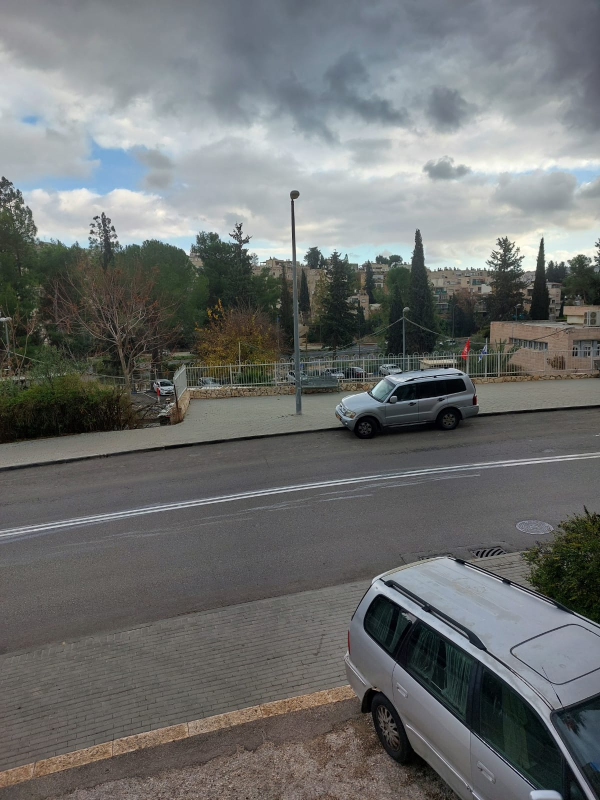
#> input picture imp_ex5/images/1.1.jpeg, 1200 x 1600 px (shown at 1/2 size)
$ python ex5.py
#> lines starting #> are read from the running program, lines starting #| are printed output that depends on the picture
import cv2 as cv
from matplotlib import pyplot as plt
import numpy as np


def image_stitch(images, lowe_ratio=0.75, max_Threshold=4.0,match_status=False):

    #detect the features and keypoints from SIFT
    (imageB, imageA) = images
    (KeypointsA, features_of_A) = Detect_Feature_And_KeyPoints(imageA)
    (KeypointsB, features_of_B) = Detect_Feature_And_KeyPoints(imageB)

    #got the valid matched points
    Values = matchKeypoints(KeypointsA, KeypointsB,features_of_A, features_of_B, lowe_ratio, max_Threshold)

    if Values is None:
        return None

    #to get perspective of image using computed homography
    (matches, Homography, status) = Values
    result_image = getwarp_perspective(imageA,imageB,Homography)
    result_image[0:imageB.shape[0], 0:imageB.shape[1]] = imageB

    # check to see if the keypoint matches should be visualized
    if match_status:
        vis = draw_Matches(imageA, imageB, KeypointsA, KeypointsB, matches,status)

        return (result_image, vis)

    return result_image

def getwarp_perspective(imageA,imageB,Homography):
    val = imageA.shape[1] + imageB.shape[1]
    result_image = cv.warpPerspective(imageA, Homography, (val , imageA.shape[0]))

    return result_image

def Detect_Feature_And_KeyPoints(image):
    gray = cv.cvtColor(image, cv.COLOR_BGR2GRAY)

    # detect and extract features from the image
    descriptors = cv.xfeatures2d.SIFT_create()
    (Keypoints, features) = descriptors.detectAndCompute(image, None)

    Keypoints = np.float32([i.pt for i in Keypoints])
    return (Keypoints, features)

def get_Allpossible_Match(featuresA,featuresB):

    # compute the all matches using euclidean distance and opencv provide
    #DescriptorMatcher_create() function for that
    match_instance = cv.DescriptorMatcher_create("BruteForce")
    All_Matches = match_instance.knnMatch(featuresA, featuresB, 2)

    return All_Matches

def All_validmatches(AllMatches,lowe_ratio):
    #to get all valid matches according to lowe concept..
    valid_matches = []

    for val in AllMatches:
        if len(val) == 2 and val[0].distance < val[1].distance * lowe_ratio:
            valid_matches.append((val[0].trainIdx, val[0].queryIdx))

    return valid_matches

def Compute_Homography(pointsA,pointsB,max_Threshold):
    #to compute homography using points in both images

    (H, status) = cv.findHomography(pointsA, pointsB, cv.RANSAC, max_Threshold)
    return (H,status)

def matchKeypoints( KeypointsA, KeypointsB, featuresA, featuresB,lowe_ratio, max_Threshold):

    AllMatches = get_Allpossible_Match(featuresA,featuresB)
    valid_matches = All_validmatches(AllMatches,lowe_ratio)

    if len(valid_matches) > 4:
        # construct the two sets of points
        pointsA = np.float32([KeypointsA[i] for (_,i) in valid_matches])
        pointsB = np.float32([KeypointsB[i] for (i,_) in valid_matches])

        (Homograpgy, status) = Compute_Homography(pointsA, pointsB, max_Threshold)

        return (valid_matches, Homograpgy, status)
    else:
        return None

def get_image_dimension(image):
    (h,w) = image.shape[:2]
    return (h,w)

def get_points(imageA,imageB):

    (hA, wA) = get_image_dimension(imageA)
    (hB, wB) = get_image_dimension(imageB)
    vis = np.zeros((max(hA, hB), wA + wB, 3), dtype="uint8")
    vis[0:hA, 0:wA] = imageA
    vis[0:hB, wA:] = imageB

    return vis


def draw_Matches(imageA, imageB, KeypointsA, KeypointsB, matches, status):

    (hA,wA) = get_image_dimension(imageA)
    vis = get_points(imageA,imageB)

    # loop over the matches
    for ((trainIdx, queryIdx), s) in zip(matches, status):
        if s == 1:
            ptA = (int(KeypointsA[queryIdx][0]), int(KeypointsA[queryIdx][1]))
            ptB = (int(KeypointsB[trainIdx][0]) + wA, int(KeypointsB[trainIdx][1]))
            cv.line(vis, ptA, ptB, (0, 255, 0), 1)

        return vis


if __name__ == "__main__":

    print("\n\nOption 1: View from a window (4 images, best results)\n\nOption 2: Catan game (3 images, good results)\n\nOption 3: Teddy bear (2 images, bad results)")
    op = input ("\nchoose option number:")
#> the answer given: 1

    if op == "1":
        img1 = cv.imread("images/1.1.jpeg")
#> img1 is the input picture: shape (1600, 1200, 3); mean B, G, R 111.4, 112.2, 109.7
        img2 = cv.imread("images/1.2.jpeg")
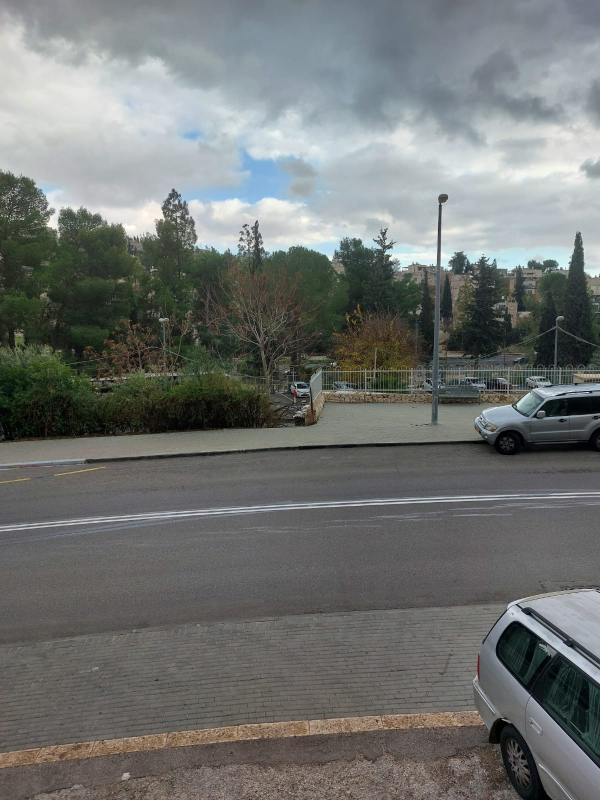
#> input picture imp_ex5/images/1.2.jpeg, 1200 x 1600 px (shown at 1/2 size)
#> img2 is the input picture: shape (1600, 1200, 3); mean B, G, R 113.1, 115.2, 112.2
        img3 = cv.imread("images/1.3.jpeg")
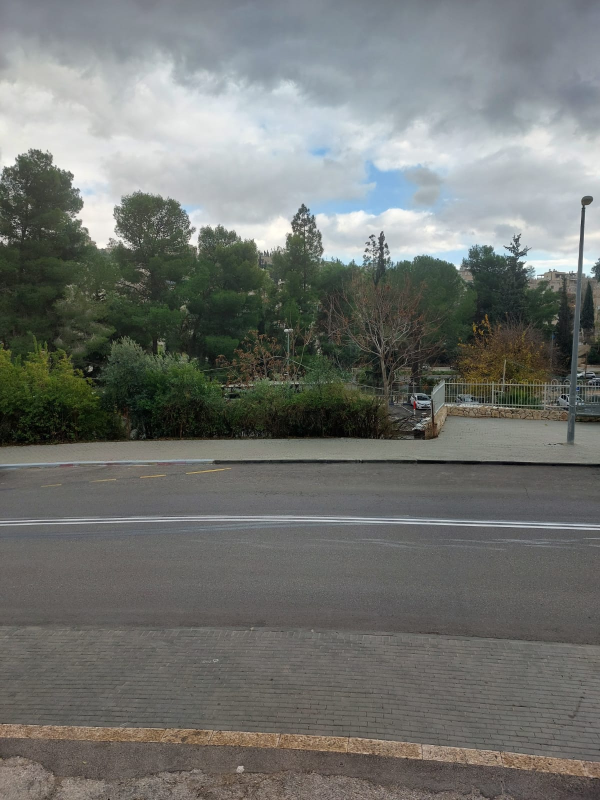
#> input picture imp_ex5/images/1.3.jpeg, 1200 x 1600 px (shown at 1/2 size)
#> img3 is the input picture: shape (1600, 1200, 3); mean B, G, R 112.4, 116.1, 113.6
        img4 = cv.imread("images/1.4.jpeg")
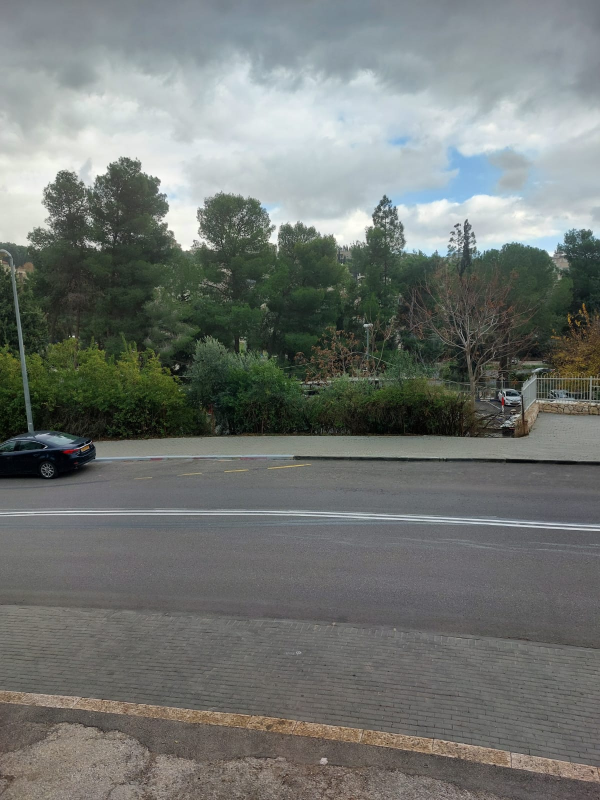
#> input picture imp_ex5/images/1.4.jpeg, 1200 x 1600 px (shown at 1/2 size)
#> img4 is the input picture: shape (1600, 1200, 3); mean B, G, R 114.7, 118.3, 113.8

        img1 = cv.resize(img1, (0, 0), None, 0.7, 0.7)
#> img1: shape (1120, 840, 3)
        img2 = cv.resize(img2, (0, 0), None, 0.7, 0.7)
#> img2: shape (1120, 840, 3)
        img3 = cv.resize(img3, (0, 0), None, 0.7, 0.7)
#> img3: shape (1120, 840, 3)
        img4 = cv.resize(img4, (0, 0), None, 0.7, 0.7)
#> img4: shape (1120, 840, 3)

        (result, matched_points) = image_stitch([img2, img1], match_status=True)
#> in Detect_Feature_And_KeyPoints, `(Keypoints, features) = descriptors.detectAndCompute(image, None)`: Keypoints = 2574 keypoints; strongest (x, y, size): (609, 527, 2.3), (759, 336, 3.1), (765, 371, 4), (712, 377, 2.5)
#> in Detect_Feature_And_KeyPoints, `Keypoints = np.float32([i.pt for i in Keypoints])`: Keypoints = 2574 pairs, first value 2.4 to 837, second value 116.9 to 1115.9
#> in image_stitch, `(KeypointsA, features_of_A) = Detect_Feature_And_KeyPoints(imageA)`: KeypointsA has the same summary as Keypoints in Detect_Feature_And_KeyPoints
#> in Detect_Feature_And_KeyPoints (call 2), `(Keypoints, features) = descriptors.detectAndCompute(image, None)`: Keypoints = 2382 keypoints; strongest (x, y, size): (74, 313, 12.3), (739, 856, 8.5), (620, 277, 8.4), (789, 552, 2.8)
#> in image_stitch, `(KeypointsB, features_of_B) = Detect_Feature_And_KeyPoints(imageB)`: KeypointsB = 2382 pairs, first value 2.59 to 836.9, second value 67.62 to 1117.1
#> in get_Allpossible_Match, `All_Matches = match_instance.knnMatch(featuresA, featuresB, 2)`: All_Matches = 2574 matches
#> after the loop in All_validmatches, `for val in AllMatches:`: valid_matches = 699 pairs, first value 167 to 2365, second value 9 to 2528
#> in matchKeypoints, `pointsA = np.float32([KeypointsA[i] for (_,i) in valid_matches])`: pointsA = 699 pairs, first value 4.49 to 824.2, second value 141.8 to 1113.3
#> in matchKeypoints, `pointsB = np.float32([KeypointsB[i] for (i,_) in valid_matches])`: pointsB = 699 pairs, first value 66.72 to 832.5, second value 150.2 to 1114.1
#> in Compute_Homography, `(H, status) = cv.findHomography(pointsA, pointsB, cv.RANSAC, max_Thres..`: H = [[0.785, -0.0431, 239.6], [-0.0992, 0.915, 39.18], [-0.00026, -1.04e-06, 1]]; status = 699 values, max 1 at index 1, min 0 at index 0, mean 0.923
#> in matchKeypoints, `(Homograpgy, status) = Compute_Homography(pointsA, pointsB, max_Thresh..`: Homograpgy has the same summary as H in Compute_Homography
#> in image_stitch, `(matches, Homography, status) = Values`: matches has the same summary as valid_matches in All_validmatches; Homography has the same summary as H in Compute_Homography
#> in draw_Matches, `(hA,wA) = get_image_dimension(imageA)`: hA = 1120; wA = 840
#> in get_points, `(hA, wA) = get_image_dimension(imageA)`: hA = 1120; wA = 840
#> in get_points, `(hB, wB) = get_image_dimension(imageB)`: hB = 1120; wB = 840
#> the loop in draw_Matches, `for ((trainIdx, queryIdx), s) in zip(matches, status):` made 1 pass
#> (trainIdx, queryIdx, s) on pass 1: (607, 9, [0])
        (result, matched_points) = image_stitch([img3, result], match_status=True)
#> in Detect_Feature_And_KeyPoints (call 3), `(Keypoints, features) = descriptors.detectAndCompute(image, None)`: Keypoints = 3717 keypoints; strongest (x, y, size): (1089, 336, 61.8), (74, 313, 12.3), (739, 856, 8.5), (1028, 378, 5.1)
#> in Detect_Feature_And_KeyPoints (call 4), `(Keypoints, features) = descriptors.detectAndCompute(image, None)`: Keypoints = 2168 keypoints; strongest (x, y, size): (139, 314, 40.8), (271, 338, 10.8), (821, 281, 9.4), (725, 366, 2.1)
#> in get_Allpossible_Match (call 2), `All_Matches = match_instance.knnMatch(featuresA, featuresB, 2)`: All_Matches = 3717 matches
#> in draw_Matches (call 2), `(hA,wA) = get_image_dimension(imageA)`: wA = 1680
#> the loop in draw_Matches (call 2), `for ((trainIdx, queryIdx), s) in zip(matches, status):` made 1 pass
#> (trainIdx, queryIdx, s, ptA, ptB) on pass 1: (549, 16, [1], (9, 270), (1898, 300))
#> after the loop in draw_Matches (call 2), `for ((trainIdx, queryIdx), s) in zip(matches, status):`:
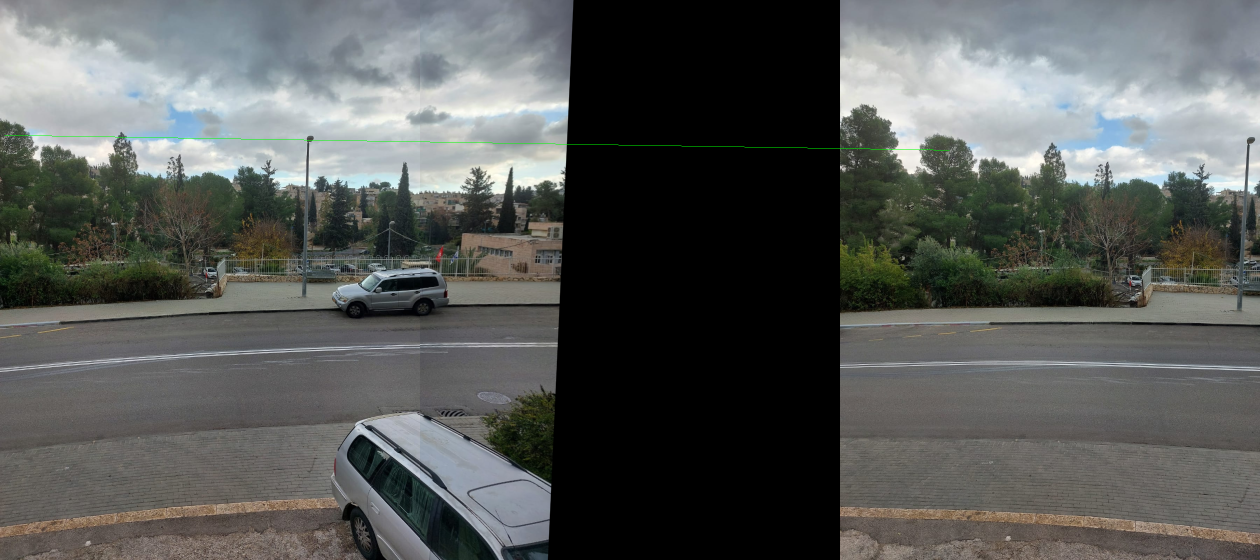
#> vis: shape (1120, 2520, 3) (shown at 1/2 size); mean B, G, R 88.6, 90.7, 88.3
        (result, matched_points) = image_stitch([img4, result], match_status=True)
#> call 3 of image_stitch, with lowe_ratio = 0.75, max_Threshold = 4, match_status = True
#> in Detect_Feature_And_KeyPoints (call 5), `(Keypoints, features) = descriptors.detectAndCompute(image, None)`: Keypoints = 4739 keypoints; strongest (x, y, size): (1487, 319, 75.7), (139, 314, 40.8), (271, 338, 10.8), (952, 926, 9.8)
#> in image_stitch (call 3), `(KeypointsA, features_of_A) = Detect_Feature_And_KeyPoints(imageA)`: KeypointsA = 4739 pairs, first value 3.59 to 1611.6, second value 81.05 to 1117.2
#> in Detect_Feature_And_KeyPoints (call 6), `(Keypoints, features) = descriptors.detectAndCompute(image, None)`: Keypoints = 2552 keypoints; strongest (x, y, size): (103, 471, 2), (258, 318, 38.6), (383, 335, 10.7), (488, 322, 36.5)
#> in image_stitch (call 3), `(KeypointsB, features_of_B) = Detect_Feature_And_KeyPoints(imageB)`: KeypointsB = 2552 pairs, first value 2.54 to 836.5, second value 93.14 to 1116.3
#> in get_Allpossible_Match (call 3), `All_Matches = match_instance.knnMatch(featuresA, featuresB, 2)`: All_Matches = 4739 matches
#> in image_stitch (call 3), `(matches, Homography, status) = Values`: matches = 787 pairs, first value 9 to 2549, second value 2 to 4736; Homography = [[0.868, 0.018, 126.2], [-0.105, 0.967, 22.76], [-0.000181, 2.53e-05, 1]]; status = 787 values, max 1 at index 0, min 0 at index 34, mean 0.942
#> in image_stitch (call 3), `result_image[0:imageB.shape[0], 0:imageB.shape[1]] = imageB`:
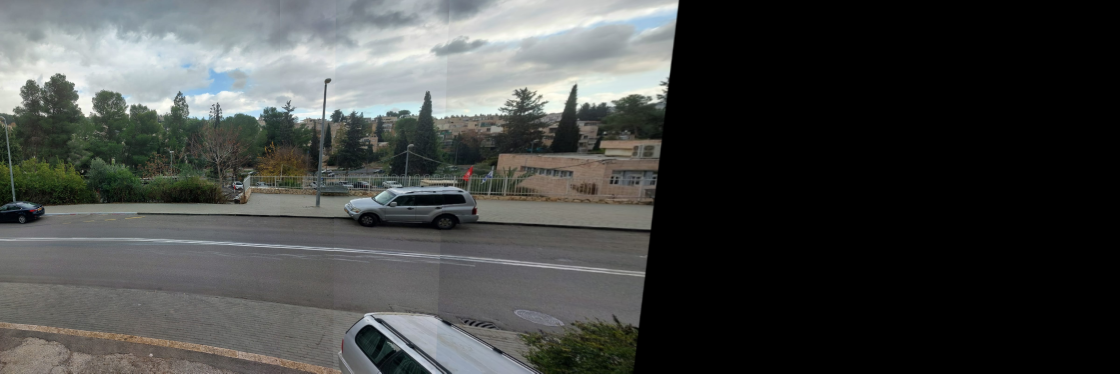
#> result_image: shape (1120, 3360, 3) (shown at 1/3 size); mean B, G, R 68.9, 70.4, 68.3
#> in draw_Matches (call 3), `(hA,wA) = get_image_dimension(imageA)`: wA = 2520
#> the loop in draw_Matches (call 3), `for ((trainIdx, queryIdx), s) in zip(matches, status):` made 1 pass
#> (trainIdx, queryIdx, s, ptA, ptB) on pass 1: (468, 2, [1], (3, 234), (2654, 246))
#> after the loop in draw_Matches (call 3), `for ((trainIdx, queryIdx), s) in zip(matches, status):`:
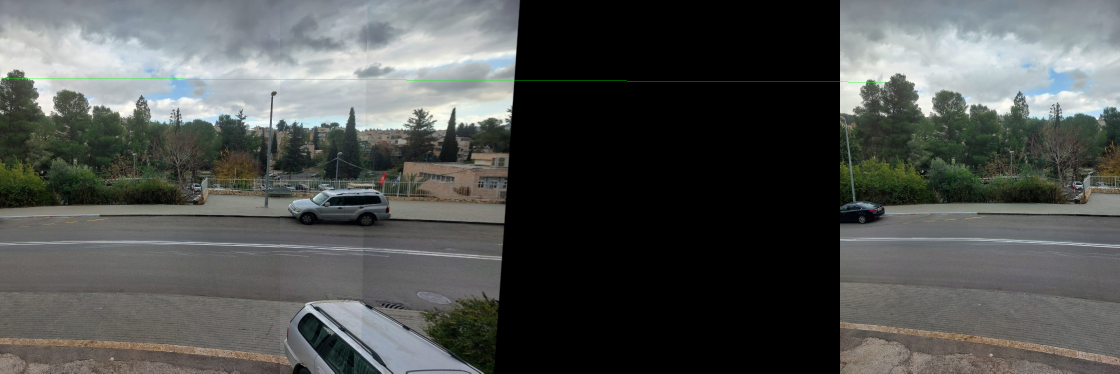
#> vis: shape (1120, 3360, 3) (shown at 1/3 size); mean B, G, R 81.4, 83.5, 80.8

        result = result[:,:2000]
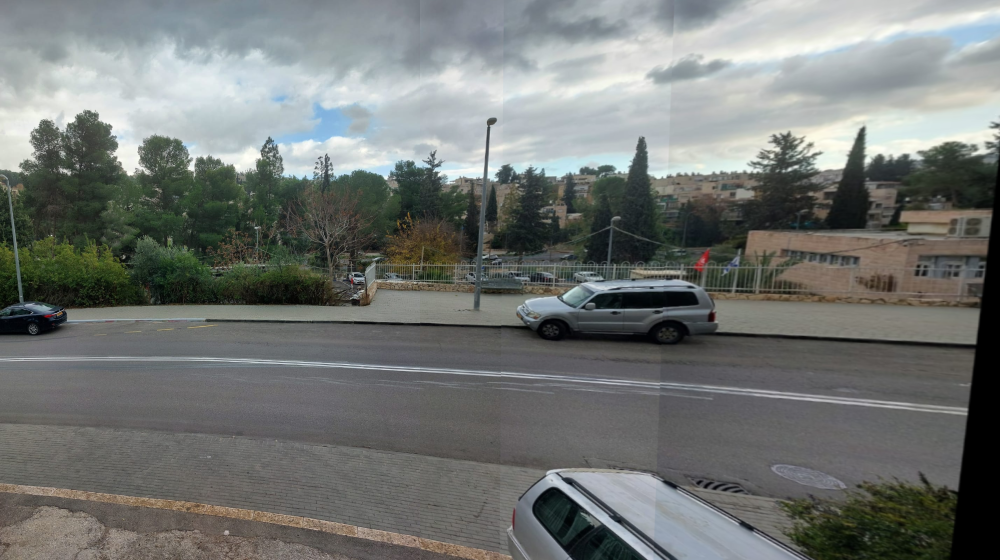
#> result: shape (1120, 2000, 3) (shown at 1/2 size); mean B, G, R 115.2, 117.8, 114.3
        # cv.imwrite("panorama 1.jpg", result)

        result = cv.cvtColor(result, cv.COLOR_RGB2BGR)
        img1 = cv.cvtColor(img1, cv.COLOR_RGB2BGR)
        img2 = cv.cvtColor(img2, cv.COLOR_RGB2BGR)
        img3 = cv.cvtColor(img3, cv.COLOR_RGB2BGR)
        img4 = cv.cvtColor(img4, cv.COLOR_RGB2BGR)

        plt.subplot(2,2,1)
        plt.imshow(result)
        plt.axis("off")
        plt.title("panorama image ")

        plt.subplot(2,4,5)
        plt.imshow(img4)
        plt.axis("off")
        plt.title("1st image")

        plt.subplot(2,4,6)
        plt.imshow(img3)
        plt.axis("off")
        plt.title("2nd image")

        plt.subplot(2,4,7)
        plt.imshow(img2)
        plt.axis("off")
        plt.title("3rd image ")

        plt.subplot(2,4,8)
        plt.imshow(img1)
        plt.axis("off")
        plt.title("4th image ")

        # plt.savefig("create panorama 1.jpg")
        plt.show()

    elif op == "2":
        img1 = cv.imread("images/2.1.jpeg")
        img2 = cv.imread("images/2.2.jpeg")
        img3 = cv.imread("images/2.3.jpeg")

        (result, matched_points) = image_stitch([img2, img1], match_status=True)
        (result, matched_points) = image_stitch([img3, result], match_status=True)

        result = result[:,:2800]
        # cv.imwrite("panorama 2.jpg", result)

        result = cv.cvtColor(result, cv.COLOR_RGB2BGR)
        img1 = cv.cvtColor(img1, cv.COLOR_RGB2BGR)
        img2 = cv.cvtColor(img2, cv.COLOR_RGB2BGR)
        img3 = cv.cvtColor(img3, cv.COLOR_RGB2BGR)

        plt.subplot(2,2,1)
        plt.imshow(result)
        plt.axis("off")
        plt.title("panorama image")

        plt.subplot(2,3,4)
        plt.imshow(img3)
        plt.axis("off")
        plt.title("1st image")

        plt.subplot(2,3,5)
        plt.imshow(img2)
        plt.axis("off")
        plt.title("2nd image")

        plt.subplot(2,3,6)
        plt.imshow(img1)
        plt.axis("off")
        plt.title("3rd image")

        # plt.savefig("create panorama 2.jpg")
        plt.show()

    elif op == "3":
        img1 = cv.imread("images/3.1.jpeg")
        img2 = cv.imread("images/3.2.jpeg")

        (result, matched_points) = image_stitch([img1, img2], match_status=True)

        # result = result[:,:2800]
        # cv.imwrite("panorama 3.jpg", result)

        result = cv.cvtColor(result, cv.COLOR_RGB2BGR)
        img1 = cv.cvtColor(img1, cv.COLOR_RGB2BGR)
        img2 = cv.cvtColor(img2, cv.COLOR_RGB2BGR)

        plt.subplot(2,2,1)
        plt.imshow(result)
        plt.axis("off")
        plt.title("panorama image")

        plt.subplot(2,2,3)
        plt.imshow(img2)
        plt.axis("off")
        plt.title("1st image")

        plt.subplot(2,2,4)
        plt.imshow(img1)
        plt.axis("off")
        plt.title("2nd image")

        # plt.savefig("create panorama 3.jpg")
        plt.show()
